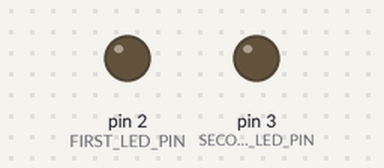
Recording of a program running on a simulated Arduino Uno, built with avr-gcc and run on an emulated ATmega328P. Shown: output pins drawn as LEDs (lit = HIGH).

Above: at 0.1 s.
At 10.1 s:
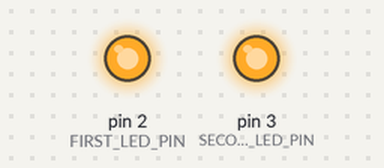
At 19.1 s:
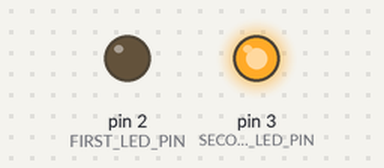
At 39.1 s:
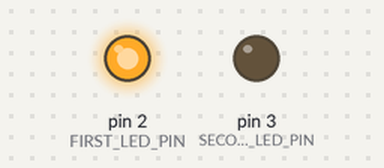
Timing chart, 0 to 40.0 s (numbered marks = the images above):
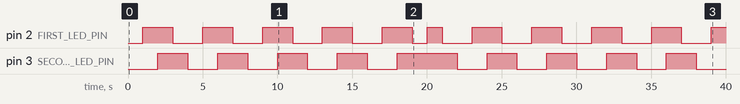

The program:

main.cpp
```cpp
#include <Arduino.h>
#include "protothreads.h"

#define FIRST_LED_PIN 2
#define SECOND_LED_PIN 3

static pt pt1, pt2;

static int blinkCoro(struct pt *pt, int led_pin, int interval)
{
    PT_BEGIN(pt);

    for (;;)
    {
        PT_SLEEP(pt, interval);
        digitalWrite(led_pin, HIGH);
        PT_SLEEP(pt, interval);
        digitalWrite(led_pin, LOW);
    }

    PT_END(pt);
}

void setup()
{
    PT_INIT(&pt1);
    PT_INIT(&pt2);

    pinMode(FIRST_LED_PIN, OUTPUT);
    pinMode(SECOND_LED_PIN, OUTPUT);
}

void loop()
{
    blinkCoro(&pt1, FIRST_LED_PIN, 1000);
    blinkCoro(&pt2, SECOND_LED_PIN, 2000);
}
```

Measured:
- by itself, pin 3 (SECOND_LED_PIN): goes 4 × (HIGH 2.0 s, LOW 2.0 s), HIGH 4.0 s, 4 × (LOW 2.0 s, HIGH 2.0 s), then LOW
- by itself, pin 2 (FIRST_LED_PIN): goes 4 × (HIGH 2.0 s, LOW 2.0 s), HIGH 2.0 s, LOW 1.0 s, HIGH 1.0 s, 4 × (LOW 2.0 s, HIGH 2.0 s), LOW 2.0 s, then HIGH
